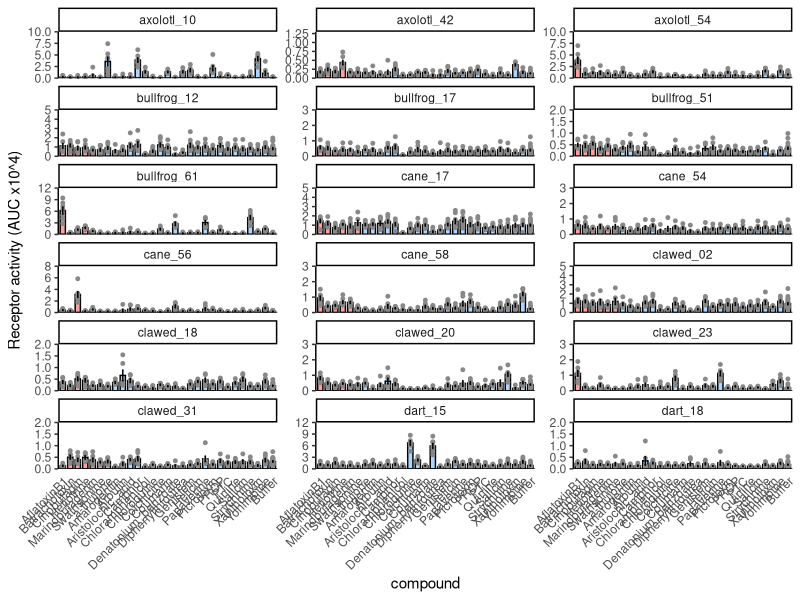

Recreate this plot in R.
#Activate libraries
library(tidyverse)

#Read dataset (csv format)
data_sc <- read_csv("../../results/assay/data_BitterAssay_ver240513.csv")

name_convert <- c("Axo_1" = "axolotl_54", "Axo_2" = "axolotl_10", "Axo_3" = "axolotl_42",
                  "Bul_1" = "bullfrog_51", "Bul_2" = "bullfrog_12", "Bul_3" = "bullfrog_17",
                  "Bul_4" = "bullfrog_61", "Can_1" = "cane_58", "Can_2" = "cane_17",
                  "Can_3" = "cane_56", "Can_4" = "cane_54", "Ter_1" = "dart_18",
                  "Ter_3" = "dart_15", "Xen_1" = "clawed_31", "Xen_2" = "clawed_20",
                  "Xen_3" = "clawed_02", "Xen_5" = "clawed_18", "Xen_6" = "clawed_23")
data_sc$gene <-  str_replace_all(data_sc$gene, name_convert)

#lists of ligands and genes
ligand_list <- unique(data_sc$compound)
order_compound <- c("AflatoxinB1", "Batrachotoxin", "Cinobufagin", "Heliotrine", "Marinobufagenin", 
                    "Swainsonine", "a-thujone", "Amarogentin", "Arbutin", "Aristolochic_acid", 
                    "Camphor", "Chloramphenicol", "Chloroquine", "Colchicine", "Coumarin", 
                    "Denatonium_benzoate", "Diphenylthiourea", "Genistein", "Helicin", "Papaverine", 
                    "Picrotoxin", "PROP", "PTC", "Quinine", "Salicin", 
                    "Strychnine", "Xanthotoxin", "Yohimbine", "Buffer")

gene_list <- unique(data_sc$gene) %>%
  sort()

#Set minimum and maximum values for y axis 
plot_limit_y <- tibble(
  well = "empty",
  compound = "Buffer",
  concentration = rep(0, length(gene_list)),
  gene = gene_list,
  group = "empty",
  AUC = c(10e+4, 1.3e+4, 10e+4, 
          5e+4, 3e+4, 2e+4, 12e+4, 
          5e+4, 3e+4, 8e+4, 3e+4, 
          5e+4, 2e+4, 3e+4, 3e+4, 2e+4, 
          12e+4, 2e+4),
  file = "empty"
  )

#Merge dataset with limits for y axis
data_sc_plot <- bind_rows(
  mutate(data_sc, alpha = 1),
  mutate(plot_limit_y, alpha = 0)
  ) %>%
  transform(., compound = factor(compound, levels = order_compound)) %>%
  mutate(., AUCx4 = AUC/10000)

#Plot barplots
bar_screening <- ggplot(data_sc_plot[data_sc_plot$alpha == "1",], aes(x = compound, y = AUCx4, fill = compound)) +
    stat_summary(fun = mean, geom = "bar", alpha = 0.8, colour = "black", width = 0.7) +
    geom_point(size = 1, fill = "#888888", colour = "#888888", shape = 21) +
    stat_summary(fun.data = mean_se, geom = "errorbar", colour = "black", width = 0.2) +
    geom_point(data = data_sc_plot[data_sc_plot$alpha == "0",], size = 1.2, fill = "black", colour = "black", shape = 21, alpha = 0) +
    geom_hline(yintercept = 0) +
    scale_y_continuous(expand = c(0,0), limits = c(0, NA)) +
    scale_fill_manual(values = c(rep("#ff8888", 6), rep("#99ccff", 22), "#ffffff")) +
    ylab("Receptor activity (AUC x10^4)") +
    theme_classic() +
    facet_wrap(facets = "gene", ncol = 3, scales = "free_y") +
    theme(axis.text.x = element_text(angle = 45, hjust = 1, vjust = 1),
          axis.line.x = element_blank(), axis.ticks.x = element_blank(),
          legend.position = "none")

plot(bar_screening)